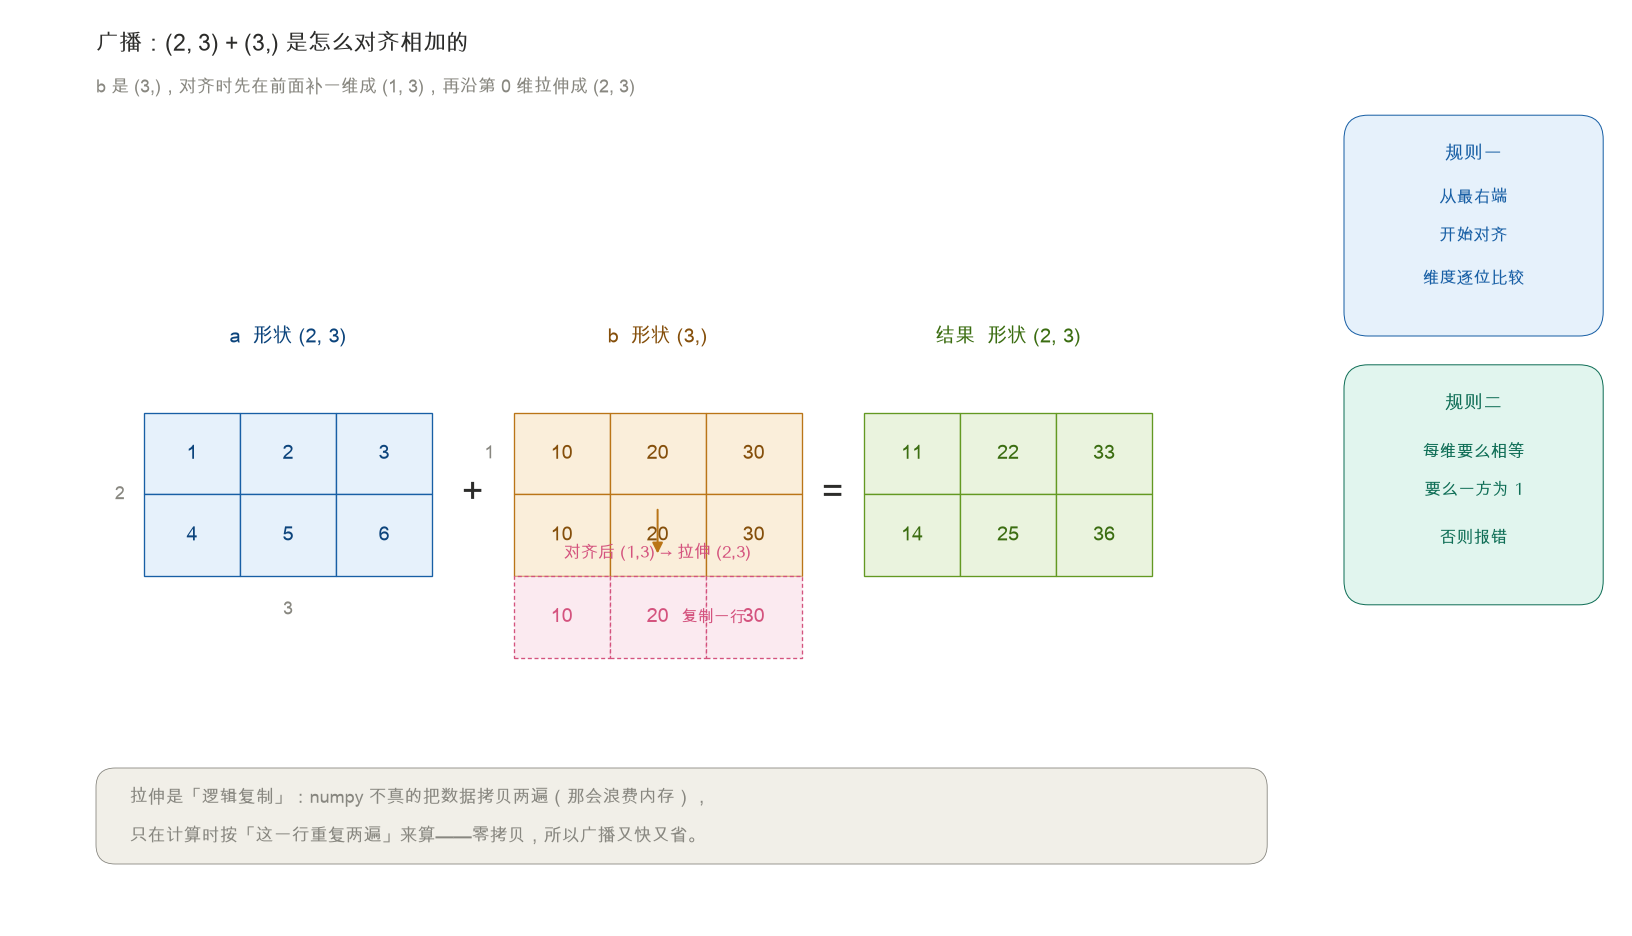

The script that saved this image:
# -*- coding: utf-8 -*-
"""
第 1.3.2 节插图：广播机制直观示意图
以正文例子 (2,3) + (3,) 为例，画清三步：
  ① a (2,3) 与 b (3,) 的形状
  ② 对齐：给 b 前面补一维 -> (1,3)，再沿第 0 维拉伸成 (2,3)（虚线框表示"逻辑复制"，不占内存）
  ③ 逐元素相加 -> 结果 (2,3)
右侧两张规则卡：右对齐 + 补一 / 尺寸相等或一方为 1。
布局：网格区 x 40..480，规则卡 x 560..668，横向不重叠（间隔 80）。
产物：fig1_2_broadcast.png
"""
import os

import matplotlib
matplotlib.use("Agg")
import matplotlib.pyplot as plt
import matplotlib.font_manager as fm
from matplotlib.patches import FancyBboxPatch, Rectangle, FancyArrowPatch

_FONT = "/Library/Fonts/Arial Unicode.ttf"
fm.fontManager.addfont(_FONT)
plt.rcParams["font.sans-serif"] = [fm.FontProperties(fname=_FONT).get_name()]
plt.rcParams["axes.unicode_minus"] = False

HERE = os.path.dirname(os.path.abspath(__file__))

C_TXT = "#2C2C2A"
C_SEC = "#888780"
C_GRID = "#888780"
C_A_FILL = "#E6F1FB"
C_A_EDGE = "#185FA5"
C_A_TXT = "#0C447C"
C_B_FILL = "#FAEEDA"
C_B_EDGE = "#BA7517"
C_B_TXT = "#854F0B"
C_STRETCH_FILL = "#FBEAF0"
C_STRETCH_EDGE = "#D4537E"
C_R_FILL = "#EAF3DE"
C_R_EDGE = "#639922"
C_R_TXT = "#3B6D11"
C_PLUS = "#2C2C2A"
C_CARD1_FILL = "#E6F1FB"
C_CARD1_EDGE = "#185FA5"
C_CARD2_FILL = "#E1F5EE"
C_CARD2_EDGE = "#0F6E56"
C_DIM = "#888780"


def rbox(ax, x, y, w, h, radius, **kw):
    return FancyBboxPatch((x, y), w, h,
                          boxstyle=f"round,pad=0,rounding_size={radius}", **kw)


def draw_grid(ax, x, y, rows, cols, cw, ch, values, fill, edge, txt,
              stretch_rows=(), dashed_edge=()):
    for r in range(rows):
        for c in range(cols):
            is_stretch = r in stretch_rows
            f = C_STRETCH_FILL if is_stretch else fill
            e = C_STRETCH_EDGE if is_stretch else edge
            ls = (0, (3, 2)) if r in dashed_edge else "solid"
            ax.add_patch(Rectangle((x + c * cw, y + (rows - 1 - r) * ch),
                                   cw, ch, facecolor=f, edgecolor=e,
                                   linewidth=0.8, linestyle=ls))
            ax.text(x + c * cw + cw / 2, y + (rows - 1 - r) * ch + ch / 2,
                    values[r][c], fontsize=12, ha="center", va="center",
                    color=C_STRETCH_EDGE if is_stretch else txt,
                    fontweight="bold" if not is_stretch else "normal")


def main():
    fig = plt.figure(figsize=(13.6, 7.8), dpi=120)
    ax = fig.add_axes([0, 0, 1, 1])
    ax.set_xlim(0, 680)
    ax.set_ylim(0, 390)
    ax.axis("off")

    ax.text(40, 372, "广播：(2, 3) + (3,) 是怎么对齐相加的",
            fontsize=13.5, fontweight="bold", color=C_TXT, va="center")
    ax.text(40, 354, "b 是 (3,)，对齐时先在前面补一维成 (1, 3)，再沿第 0 维拉伸成 (2, 3)",
            fontsize=10.5, color=C_SEC, va="center")

    cw, ch = 40, 34          # 单元宽高（缩小，给规则卡留空间）
    base_y = 150

    # ---- a 数组 (2,3)：x 60..180 ----
    axa = 60
    ax.text(axa + 1.5 * cw, base_y + 2 * ch + 32, "a  形状 (2, 3)", fontsize=12,
            fontweight="bold", color=C_A_TXT, ha="center", va="center")
    draw_grid(ax, axa, base_y, 2, 3, cw, ch, [["1", "2", "3"], ["4", "5", "6"]],
              C_A_FILL, C_A_EDGE, C_A_TXT)
    ax.text(axa - 8, base_y + ch, "2", fontsize=11, color=C_DIM, ha="right", va="center")
    ax.text(axa + 1.5 * cw, base_y - 14, "3", fontsize=11, color=C_DIM, ha="center", va="center")

    # plus（a 右 180 与 b 左 214 之间中点 197）
    ax.text(197, base_y + ch, "+", fontsize=22, fontweight="bold",
            color=C_PLUS, ha="center", va="center")

    # ---- b 数组：x 214..334 ----
    axb = 214
    # 原始 (3,) 单行
    ax.text(axb + 1.5 * cw, base_y + 2 * ch + 32, "b  形状 (3,)", fontsize=12,
            fontweight="bold", color=C_B_TXT, ha="center", va="center")
    draw_grid(ax, axb, base_y + ch, 1, 3, cw, ch, [["10", "20", "30"]],
              C_B_FILL, C_B_EDGE, C_B_TXT)
    ax.text(axb - 8, base_y + ch + ch / 2, "1", fontsize=11, color=C_DIM, ha="right", va="center")

    # 对齐后 (2,3)：第二行是拉伸出来的逻辑复制
    ax.text(axb + 1.5 * cw, base_y + 10, "对齐后 (1,3) → 拉伸 (2,3)",
            fontsize=10, color=C_STRETCH_EDGE, ha="center", va="center")
    draw_grid(ax, axb, base_y - ch, 2, 3, cw, ch, [["10", "20", "30"], ["10", "20", "30"]],
              C_B_FILL, C_B_EDGE, C_B_TXT, stretch_rows={1}, dashed_edge={1})
    # 向下箭头：原始 b -> 对齐后
    ax.add_patch(FancyArrowPatch((axb + 1.5 * cw, base_y + ch - 5),
                                 (axb + 1.5 * cw, base_y - ch + ch + 8),
                                 arrowstyle="-|>", mutation_scale=13,
                                 color=C_B_EDGE, linewidth=1.2))
    ax.text(axb + 1.5 * cw + 10, base_y - ch / 2, "复制一行", fontsize=9.5,
            color=C_STRETCH_EDGE, ha="left", va="center")

    # equals（b 右 334 与结果左 360 之间中点 347）
    ax.text(347, base_y + ch, "=", fontsize=22, fontweight="bold",
            color=C_PLUS, ha="center", va="center")

    # ---- 结果 (2,3)：x 360..480 ----
    axr = 360
    ax.text(axr + 1.5 * cw, base_y + 2 * ch + 32, "结果  形状 (2, 3)", fontsize=12,
            fontweight="bold", color=C_R_TXT, ha="center", va="center")
    draw_grid(ax, axr, base_y, 2, 3, cw, ch, [["11", "22", "33"], ["14", "25", "36"]],
              C_R_FILL, C_R_EDGE, C_R_TXT)

    # 底部要点条（x 40..528，不与规则卡重叠）
    ax.add_patch(rbox(ax, 40, 30, 488, 40, 8, facecolor="#F1EFE8",
                      edgecolor=C_GRID, linewidth=0.5))
    ax.text(54, 58, "拉伸是「逻辑复制」：numpy 不真的把数据拷贝两遍（那会浪费内存），",
            fontsize=10.5, color=C_SEC, ha="left", va="center")
    ax.text(54, 42, "只在计算时按「这一行重复两遍」来算——零拷贝，所以广播又快又省。",
            fontsize=10.5, color=C_SEC, ha="left", va="center")

    # ---- 右侧规则卡：x 560..668（与网格区右边界 480 间隔 80）----
    ax.add_patch(rbox(ax, 560, 250, 108, 92, 10, facecolor=C_CARD1_FILL,
                      edgecolor=C_CARD1_EDGE, linewidth=0.6))
    ax.text(614, 326, "规则一", fontsize=11.5, fontweight="bold", color=C_CARD1_EDGE,
            ha="center", va="center")
    ax.text(614, 308, "从最右端", fontsize=10, color=C_CARD1_EDGE, ha="center", va="center")
    ax.text(614, 292, "开始对齐", fontsize=10, color=C_CARD1_EDGE, ha="center", va="center")
    ax.text(614, 274, "维度逐位比较", fontsize=10, color=C_CARD1_EDGE, ha="center", va="center")

    ax.add_patch(rbox(ax, 560, 138, 108, 100, 10, facecolor=C_CARD2_FILL,
                      edgecolor=C_CARD2_EDGE, linewidth=0.6))
    ax.text(614, 222, "规则二", fontsize=11.5, fontweight="bold", color=C_CARD2_EDGE,
            ha="center", va="center")
    ax.text(614, 202, "每维要么相等", fontsize=10, color=C_CARD2_EDGE, ha="center", va="center")
    ax.text(614, 186, "要么一方为 1", fontsize=10, color=C_CARD2_EDGE, ha="center", va="center")
    ax.text(614, 166, "否则报错", fontsize=10, color=C_CARD2_EDGE, ha="center", va="center")

    out = os.path.join(HERE, "fig1_2_broadcast.png")
    fig.savefig(out)
    plt.close(fig)
    print("已保存:", out)


if __name__ == "__main__":
    main()
